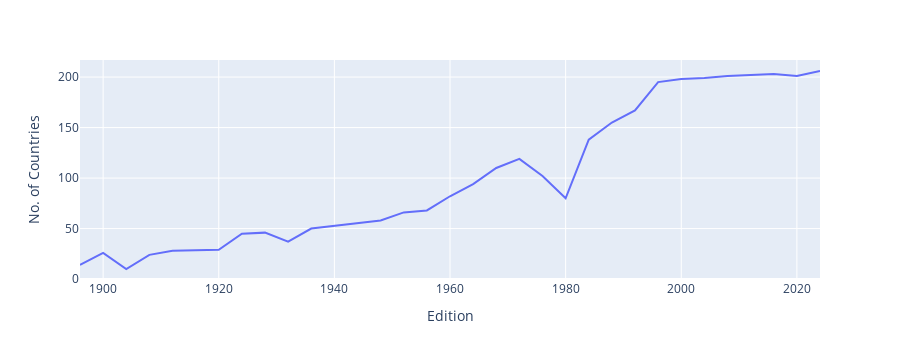

The notebook cell saved with this chart:
### Code cell
fig = px.line(nations_over_time, x='Edition', y='No. of Countries')
fig.show()

### Figure 1 — Plotly figure (JSON) as saved in the notebook; plotly's stock layout.template omitted (floating-point values rounded to 4 significant figures)
{"data": [{"hovertemplate": "Edition=%{x}<br>No. of Countries=%{y}<extra></extra>", "legendgroup": "", "line": {"color": "#636efa", "dash": "solid"}, "marker": {"symbol": "circle"}, "mode": "lines", "name": "", "orientation": "v", "showlegend": false, "type": "scatter", "x": [1896, 1900, 1904, 1908, 1912, 1920, 1924, 1928, 1932, 1936, 1948, 1952, 1956, 1960, 1964, 1968, 1972, 1976, 1980, 1984, 1988, 1992, 1996, 2000, 2004, 2008, 2012, 2016, 2020, 2024], "xaxis": "x", "y": [14, 26, 10, 24, 28, 29, 45, 46, 37, 50, 58, 66, 68, 82, 94, 110, 119, 102, 80, 138, 155, 167, 195, 198, 199, 201, 202, 203, 201, 206], "yaxis": "y"}], "layout": {"height": 360, "legend": {"tracegroupgap": 0}, "margin": {"t": 60}, "xaxis": {"anchor": "y", "autorange": true, "domain": [0, 1], "range": [1896, 2024], "title": {"text": "Edition"}, "type": "linear"}, "yaxis": {"anchor": "x", "autorange": true, "domain": [0, 1], "range": [-0.8889, 216.9], "title": {"text": "No. of Countries"}, "type": "linear"}}}
